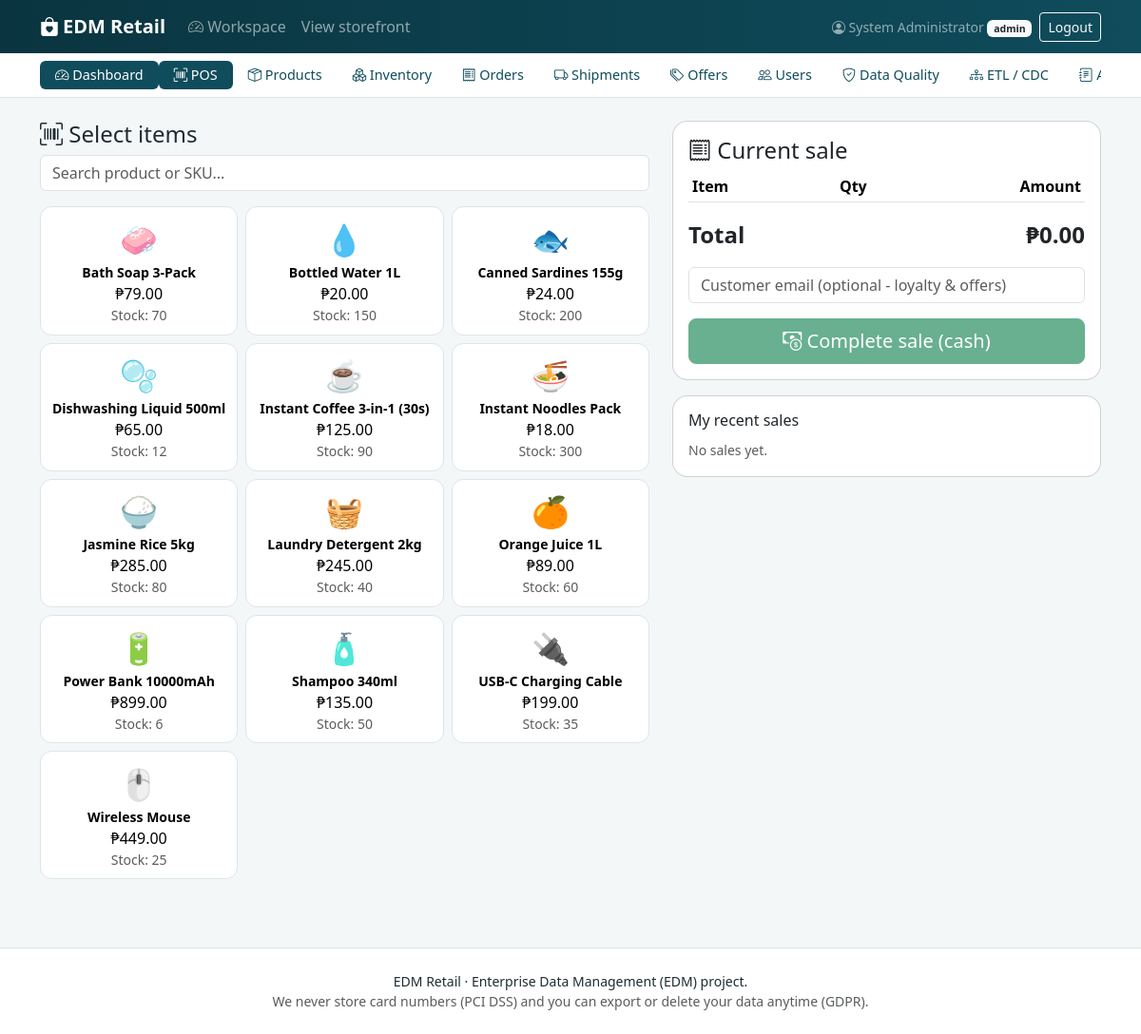
The app's page /pos/index.php (signed in) with its own data.
### tables this page shows
CREATE TABLE products (                        
  id            INT AUTO_INCREMENT PRIMARY KEY,
  sku           VARCHAR(30)  NOT NULL UNIQUE,
  name          VARCHAR(150) NOT NULL,
  description   VARCHAR(500) NULL,
  category_id   INT NOT NULL,
  supplier_id   INT NULL,
  price         DECIMAL(10,2) NOT NULL,
  cost_price    DECIMAL(10,2) NOT NULL DEFAULT 0,
  stock_qty     INT NOT NULL DEFAULT 0,
  reorder_level INT NOT NULL DEFAULT 10,
  emoji         VARCHAR(10) NOT NULL DEFAULT '📦',
  is_active     TINYINT(1) NOT NULL DEFAULT 1,
  created_at    TIMESTAMP NOT NULL DEFAULT CURRENT_TIMESTAMP,
  FOREIGN KEY (category_id) REFERENCES categories(id),
  FOREIGN KEY (supplier_id) REFERENCES suppliers(id)
);

### config/db.php (called while the page is built)
<?php
function db(): PDO
{
    static $pdo = null;
    if ($pdo === null) {
        $dsn = 'mysql:host=' . DB_HOST . ';dbname=' . DB_NAME . ';charset=utf8mb4';
        try {
            $pdo = new PDO($dsn, DB_USER, DB_PASS, [
                PDO::ATTR_ERRMODE            => PDO::ERRMODE_EXCEPTION,
                PDO::ATTR_DEFAULT_FETCH_MODE => PDO::FETCH_ASSOC,
                PDO::ATTR_EMULATE_PREPARES   => false,
            ]);
        } catch (PDOException $e) {
            http_response_code(500);
            exit('Database connection failed. Start MySQL in XAMPP, import database/schema.sql and check config/config.php.');
        }
    }
    return $pdo;
}

### includes/functions.php (called while the page is built, shortened)
<?php
function e($v): string { return htmlspecialchars((string)$v, ENT_QUOTES, 'UTF-8'); }
function money($n): string { return CURRENCY . number_format((float)$n, 2); }

### pos/index.php (the view, shortened to what this page needs)
<?php
$products = db()->query('SELECT p.*, c.name AS category FROM products p JOIN categories c ON c.id=p.category_id WHERE p.is_active=1 ORDER BY p.name')->fetchAll();
$recent = db()->prepare("SELECT order_no,total,created_at,status FROM orders WHERE channel='pos' AND cashier_id=? ORDER BY id DESC LIMIT 6");
$recent->execute([user()['id']]); $recent = $recent->fetchAll();
require __DIR__ . '/../includes/header.php';
require __DIR__ . '/../includes/staff_nav.php';
?>
<div class="container py-4" id="pos">
  <div class="row g-4">
    <div class="col-lg-7">
      <div class="d-flex justify-content-between align-items-center mb-2"><h4 class="mb-0"><i class="bi bi-upc-scan"></i> Select items</h4></div>
      <input id="pos-search" class="form-control mb-3" placeholder="Search product or SKU...">
      <div class="row g-2 pos-grid">
        <?php foreach ($products as $p): ?>
          <div class="col-6 col-md-4 pos-col" data-search="<?= e(strtolower($p['name'] . ' ' . $p['sku'])) ?>">
            <button type="button" class="pos-item <?= $p['stock_qty'] <= 0 ? 'disabled' : '' ?>"
              data-id="<?= (int)$p['id'] ?>" data-name="<?= e($p['name']) ?>" data-price="<?= e($p['price']) ?>" data-stock="<?= (int)$p['stock_qty'] ?>">
              <div class="fs-2"><?= e($p['emoji']) ?></div>
              <div class="small fw-semibold"><?= e($p['name']) ?></div>
              <div><?= money($p['price']) ?></div>
              <div class="small text-muted">Stock: <?= (int)$p['stock_qty'] ?></div>
            </button>
          </div>
        <?php endforeach; ?>
      </div>
    </div>
    <div class="col-lg-5">
      <div class="card"><div class="card-body">
        <h4><i class="bi bi-receipt"></i> Current sale</h4>
        <form method="post"><?= csrf_field() ?>
          <table class="table table-sm"><thead><tr><th>Item</th><th class="text-center">Qty</th><th class="text-end">Amount</th></tr></thead><tbody id="ticket-body"></tbody></table>
          <div class="d-flex justify-content-between fs-4 fw-bold mb-3"><span>Total</span><span id="ticket-total">₱0.00</span></div>
          <input type="email" name="customer_email" class="form-control mb-3" placeholder="Customer email (optional - loyalty & offers)">
          <button id="pay-btn" class="btn btn-success w-100 btn-lg" disabled><i class="bi bi-cash-coin"></i> Complete sale (cash)</button>
        </form>
      </div></div>
      <div class="card mt-3"><div class="card-body">
        <h6>My recent sales</h6>
        <?php if (!$recent): ?><span class="small text-muted">No sales yet.</span><?php endif; ?>
      </div></div>
    </div>
  </div>
</div>
<?php require __DIR__ . '/../includes/footer.php'; ?>

### assets/css/style.css (style rules this page uses)
:root { --brand:#0f4c5c; --brand-dark:#0a3540; --accent:#f4a261; --soft:#f4f7f8; }
body { background: var(--soft); color:#1f2d33; }
.card { border-radius:1rem; }
.table > :not(caption) > * > * { vertical-align: middle; }
.pos-item { cursor:pointer; border:1px solid #dde5e8; border-radius:.75rem; background:#fff; padding:.6rem; text-align:center; width:100%; }
.pos-grid { max-height:68vh; overflow:auto; }

### records on screen
products: emoji "🧼", name "Bath Soap 3-Pack", price "₱79.00", stock_qty "70"
products: emoji "💧", name "Bottled Water 1L", price "₱20.00", stock_qty "150"
products: emoji "🐟", name "Canned Sardines 155g", price "₱24.00", stock_qty "200"
products: emoji "🫧", name "Dishwashing Liquid 500ml", price "₱65.00", stock_qty "12"
products: emoji "☕", name "Instant Coffee 3-in-1 (30s)", price "₱125.00", stock_qty "90"
products: emoji "🍜", name "Instant Noodles Pack", price "₱18.00", stock_qty "300"
products: emoji "🍚", name "Jasmine Rice 5kg", price "₱285.00", stock_qty "80"
products: emoji "🧺", name "Laundry Detergent 2kg", price "₱245.00", stock_qty "40"
products: emoji "🍊", name "Orange Juice 1L", price "₱89.00", stock_qty "60"
products: emoji "🔋", name "Power Bank 10000mAh", price "₱899.00", stock_qty "6"
products: emoji "🧴", name "Shampoo 340ml", price "₱135.00", stock_qty "50"
products: emoji "🔌", name "USB-C Charging Cable", price "₱199.00", stock_qty "35"
products: emoji "🖱️", name "Wireless Mouse", price "₱449.00", stock_qty "25"

### other values on screen
APP_NAME "EDM Retail"
$u['name'] "System Administrator"
$u['role'] "admin"
$label "Dashboard"
$label "POS"
$label "Products"
$label "Inventory"
$label "Orders"
$label "Shipments"
$label "Offers"
$label "Users"
$label "Data Quality"
$label "ETL / CDC"
